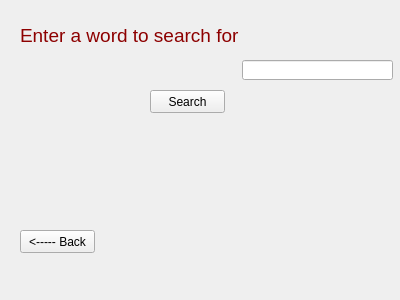
<?xml version="1.0" encoding="UTF-8"?>
<ui version="4.0">
 <class>SearchForWord</class>
 <widget class="QWidget" name="SearchForWord">
  <property name="geometry">
   <rect>
    <x>0</x>
    <y>0</y>
    <width>400</width>
    <height>300</height>
   </rect>
  </property>
  <property name="windowTitle">
   <string>Form</string>
  </property>
  <widget class="QLabel" name="Enterfacelabel">
   <property name="geometry">
    <rect>
     <x>20</x>
     <y>20</y>
     <width>361</width>
     <height>31</height>
    </rect>
   </property>
   <property name="text">
    <string>&lt;html&gt;&lt;head/&gt;&lt;body&gt;&lt;p&gt;&lt;span style=&quot; font-size:14pt; color:#8d0000;&quot;&gt;Enter a word to search for&lt;/span&gt;&lt;/p&gt;&lt;/body&gt;&lt;/html&gt;</string>
   </property>
  </widget>
  <widget class="QLineEdit" name="SearchLine">
   <property name="geometry">
    <rect>
     <x>242</x>
     <y>60</y>
     <width>151</width>
     <height>20</height>
    </rect>
   </property>
  </widget>
  <widget class="QLabel" name="ResultLabel">
   <property name="geometry">
    <rect>
     <x>20</x>
     <y>150</y>
     <width>361</width>
     <height>81</height>
    </rect>
   </property>
   <property name="text">
    <string/>
   </property>
  </widget>
  <widget class="QPushButton" name="SearchButton">
   <property name="geometry">
    <rect>
     <x>150</x>
     <y>90</y>
     <width>75</width>
     <height>23</height>
    </rect>
   </property>
   <property name="text">
    <string>Search</string>
   </property>
  </widget>
  <widget class="QPushButton" name="BackButton">
   <property name="geometry">
    <rect>
     <x>20</x>
     <y>230</y>
     <width>75</width>
     <height>23</height>
    </rect>
   </property>
   <property name="text">
    <string>&lt;----- Back</string>
   </property>
  </widget>
 </widget>
 <resources/>
 <connections/>
</ui>
